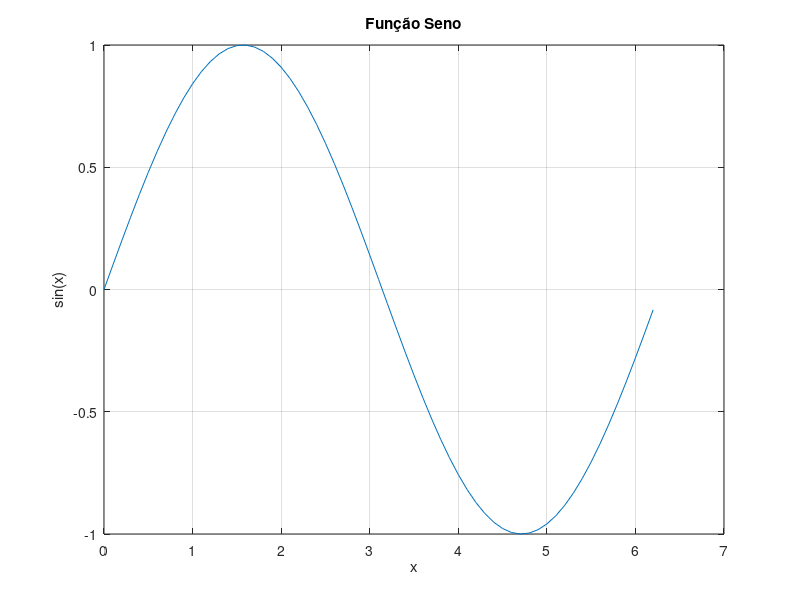

Write the MATLAB code that produced this figure.
% Teste de gráfico com octave-cli
x = 0:0.1:2*pi;
y = sin(x);

figure;
plot(x, y);
title('Função Seno');
xlabel('x');
ylabel('sin(x)');
grid on;

% Pause para manter a janela aberta
disp('Gráfico plotado! Pressione Enter para fechar...');
pause;
